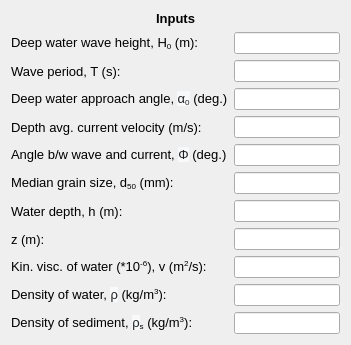
     <widget class="QWidget" name="formLayoutWidget_16">
      <property name="geometry">
       <rect>
        <x>20</x>
        <y>30</y>
        <width>351</width>
        <height>310</height>
       </rect>
      </property>
      <layout class="QFormLayout" name="formLayout_18">
       <item row="1" column="0" colspan="2">
        <widget class="QLabel" name="inputs_lbl_4">
         <property name="font">
          <font>
           <family>MS Shell Dlg 2</family>
           <pointsize>10</pointsize>
           <weight>75</weight>
           <bold>true</bold>
          </font>
         </property>
         <property name="text">
          <string>&lt;html&gt;&lt;head/&gt;&lt;body&gt;&lt;p align=&quot;center&quot;&gt;Inputs&lt;/p&gt;&lt;/body&gt;&lt;/html&gt;</string>
         </property>
        </widget>
       </item>
       <item row="2" column="0">
        <widget class="QLabel" name="H0_wpc_lbl">
         <property name="font">
          <font>
           <family>MS Shell Dlg 2</family>
           <pointsize>10</pointsize>
          </font>
         </property>
         <property name="text">
          <string>&lt;html&gt;&lt;head/&gt;&lt;body&gt;&lt;p&gt;Deep water wave height, H&lt;span style=&quot; vertical-align:sub;&quot;&gt;0&lt;/span&gt; (m):&lt;/p&gt;&lt;/body&gt;&lt;/html&gt;</string>
         </property>
        </widget>
       </item>
       <item row="2" column="1">
        <widget class="QLineEdit" name="H0_wpc_txt"/>
       </item>
       <item row="3" column="0">
        <widget class="QLabel" name="T_wpc_lbl">
         <property name="font">
          <font>
           <family>MS Shell Dlg 2</family>
           <pointsize>10</pointsize>
          </font>
         </property>
         <property name="text">
          <string>Wave period, T (s):</string>
         </property>
        </widget>
       </item>
       <item row="3" column="1">
        <widget class="QLineEdit" name="T_wpc_txt"/>
       </item>
       <item row="4" column="0">
        <widget class="QLabel" name="alpha0_wpc_lbl">
         <property name="font">
          <font>
           <family>MS Shell Dlg 2</family>
           <pointsize>10</pointsize>
           <weight>50</weight>
           <bold>false</bold>
           <strikeout>false</strikeout>
           <kerning>true</kerning>
          </font>
         </property>
         <property name="text">
          <string>&lt;html&gt;&lt;head/&gt;&lt;body&gt;&lt;p&gt;Deep water approach angle, &lt;span style=&quot; font-family:'sans-serif'; color:#202122; background-color:#f8f9fa;&quot;&gt;α&lt;/span&gt;&lt;span style=&quot; font-family:'sans-serif'; color:#202122; background-color:#f8f9fa; vertical-align:sub;&quot;&gt;0&lt;/span&gt; (deg.)&lt;/p&gt;&lt;/body&gt;&lt;/html&gt;</string>
         </property>
        </widget>
       </item>
       <item row="4" column="1">
        <widget class="QLineEdit" name="alpha0_wpc_txt"/>
       </item>
       <item row="7" column="0">
        <widget class="QLabel" name="d50_wpc_lbl">
         <property name="font">
          <font>
           <family>MS Shell Dlg 2</family>
           <pointsize>10</pointsize>
           <weight>50</weight>
           <bold>false</bold>
           <strikeout>false</strikeout>
           <kerning>true</kerning>
          </font>
         </property>
         <property name="text">
          <string>&lt;html&gt;&lt;head/&gt;&lt;body&gt;&lt;p&gt;Median grain size, d&lt;span style=&quot; vertical-align:sub;&quot;&gt;50&lt;/span&gt; (mm):&lt;/p&gt;&lt;/body&gt;&lt;/html&gt;</string>
         </property>
        </widget>
       </item>
       <item row="7" column="1">
        <widget class="QLineEdit" name="d50_wpc_txt"/>
       </item>
       <item row="8" column="0">
        <widget class="QLabel" name="h_wpc_lbl">
         <property name="font">
          <font>
           <family>MS Shell Dlg 2</family>
           <pointsize>10</pointsize>
           <weight>50</weight>
           <bold>false</bold>
           <strikeout>false</strikeout>
           <kerning>true</kerning>
          </font>
         </property>
         <property name="text">
          <string>Water depth, h (m):</string>
         </property>
        </widget>
       </item>
       <item row="8" column="1">
        <widget class="QLineEdit" name="h_wpc_txt"/>
       </item>
       <item row="9" column="0">
        <widget class="QLabel" name="z_wpc_lbl">
         <property name="font">
          <font>
           <family>MS Shell Dlg 2</family>
           <pointsize>10</pointsize>
          </font>
         </property>
         <property name="text">
          <string>z (m):</string>
         </property>
        </widget>
       </item>
       <item row="9" column="1">
        <widget class="QLineEdit" name="z_wpc_txt"/>
       </item>
       <item row="10" column="0">
        <widget class="QLabel" name="nu_wpc_lbl">
         <property name="font">
          <font>
           <family>MS Shell Dlg 2</family>
           <pointsize>10</pointsize>
          </font>
         </property>
         <property name="text">
          <string>&lt;html&gt;&lt;head/&gt;&lt;body&gt;&lt;p&gt;Kin. visc. of water (*10&lt;span style=&quot; vertical-align:super;&quot;&gt;-6&lt;/span&gt;), v (m&lt;span style=&quot; vertical-align:super;&quot;&gt;2&lt;/span&gt;/s):&lt;/p&gt;&lt;/body&gt;&lt;/html&gt;</string>
         </property>
        </widget>
       </item>
       <item row="10" column="1">
        <widget class="QLineEdit" name="nu_wpc_txt"/>
       </item>
       <item row="11" column="0">
        <widget class="QLabel" name="ro_wpc_lbl">
         <property name="font">
          <font>
           <family>MS Shell Dlg 2</family>
           <pointsize>10</pointsize>
          </font>
         </property>
         <property name="text">
          <string>&lt;html&gt;&lt;head/&gt;&lt;body&gt;&lt;p&gt;Density of water, &lt;span style=&quot; font-family:'sans-serif'; color:#202122; background-color:#f8f9fa;&quot;&gt;ρ&lt;/span&gt; (kg/m&lt;span style=&quot; vertical-align:super;&quot;&gt;3&lt;/span&gt;):&lt;/p&gt;&lt;/body&gt;&lt;/html&gt;</string>
         </property>
        </widget>
       </item>
       <item row="11" column="1">
        <widget class="QLineEdit" name="ro_wpc_txt"/>
       </item>
       <item row="12" column="0">
        <widget class="QLabel" name="ro_s_wpc_lbl">
         <property name="font">
          <font>
           <family>MS Shell Dlg 2</family>
           <pointsize>10</pointsize>
          </font>
         </property>
         <property name="text">
          <string>&lt;html&gt;&lt;head/&gt;&lt;body&gt;&lt;p&gt;Density of sediment, &lt;span style=&quot; font-family:'sans-serif'; color:#202122; background-color:#f8f9fa;&quot;&gt;ρ&lt;/span&gt;&lt;span style=&quot; vertical-align:sub;&quot;&gt;s&lt;/span&gt; (kg/m&lt;span style=&quot; vertical-align:super;&quot;&gt;3&lt;/span&gt;):&lt;/p&gt;&lt;/body&gt;&lt;/html&gt;</string>
         </property>
        </widget>
       </item>
       <item row="12" column="1">
        <widget class="QLineEdit" name="ro_s_wpc_txt"/>
       </item>
       <item row="5" column="0">
        <widget class="QLabel" name="Ubar_wpc_lbl">
         <property name="font">
          <font>
           <family>MS Shell Dlg 2</family>
           <pointsize>10</pointsize>
          </font>
         </property>
         <property name="text">
          <string>Depth avg. current velocity (m/s):</string>
         </property>
        </widget>
       </item>
       <item row="5" column="1">
        <widget class="QLineEdit" name="Ubar_wpc_txt"/>
       </item>
       <item row="6" column="0">
        <widget class="QLabel" name="fi_wpc_lbl">
         <property name="font">
          <font>
           <family>MS Shell Dlg 2</family>
           <pointsize>10</pointsize>
          </font>
         </property>
         <property name="text">
          <string>&lt;html&gt;&lt;head/&gt;&lt;body&gt;&lt;p&gt;Angle b/w wave and current, &lt;span style=&quot; font-family:'sans-serif'; color:#202122; background-color:#f8f9fa;&quot;&gt;Φ&lt;/span&gt; (deg.)&lt;/p&gt;&lt;/body&gt;&lt;/html&gt;</string>
         </property>
        </widget>
       </item>
       <item row="6" column="1">
        <widget class="QLineEdit" name="fi_wpc_txt"/>
       </item>
      </layout>
     </widget>
